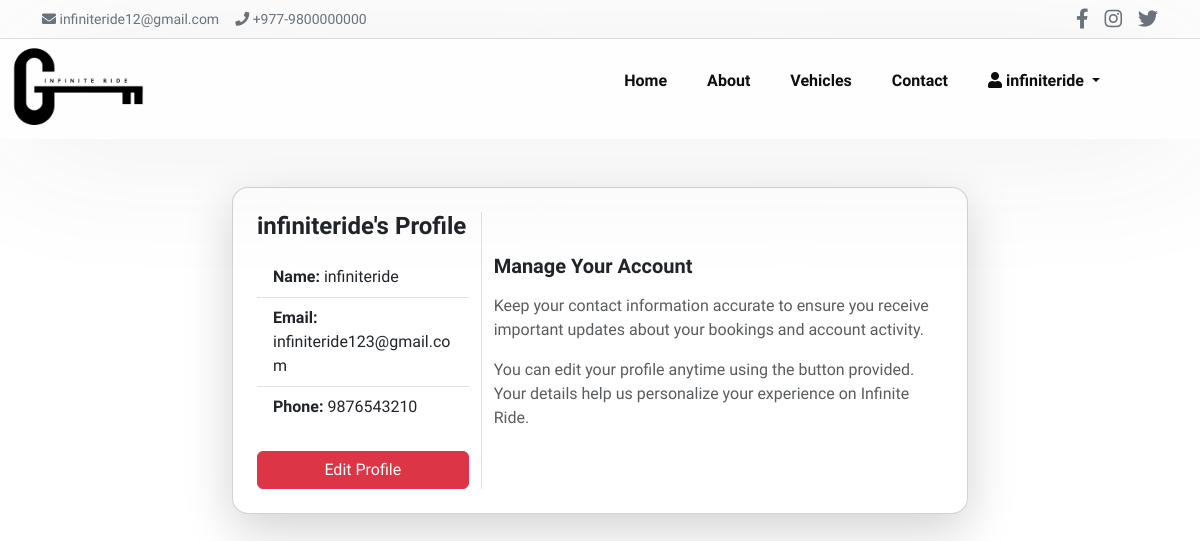
The app's page /profile/ (signed in) with its own data.
### InfiniteRide/models.py (models this page shows, shortened)
class CustomUser(AbstractUser):
    phone = models.CharField(max_length=15, unique=True)
    name = models.CharField(max_length=150, blank=True, null=True)
    email = models.EmailField(unique=True)
    username = models.CharField(max_length=150, blank=True, null=True, unique=False)
    USERNAME_FIELD = 'email'
    REQUIRED_FIELDS = [ 'username', 'phone']

### InfiniteRide/views.py (the view)
# urls.py: path('profile/', views.profile, name='profile'),
@login_required
def profile(request):
    return render(request, 'profile.html',
                  {'user': request.user})

### templates/profile.html (shortened to what this page needs)
{% extends 'base.html' %}
{% block body %}
<div class="container mt-5 mb-5">
  <div class="row justify-content-center">
    <div class="col-lg-8">
      <div class="card shadow-lg rounded-4 p-4">
        <div class="row g-4">
          <div class="col-md-4 border-end">
            <h4 class="fw-bold mb-3">{{ user.username }}'s Profile</h4>
            <ul class="list-group list-group-flush">
              <li class="list-group-item"><strong>Name:</strong> {{ user.username }}</li>
              <li class="list-group-item"><strong>Email:</strong> {{ user.email }}</li>
              <li class="list-group-item"><strong>Phone:</strong> {{ user.phone }}</li>
            </ul>
            <div class="d-grid mt-4">
              <a href="{% url 'edit_profile' %}" class="btn btn-danger">Edit Profile</a>
            </div>
          </div>
          <div class="col-md-8 d-flex flex-column justify-content-center">
            <h5 class="fw-semibold">Manage Your Account</h5>
            <p class="mt-2 text-muted">
              Keep your contact information accurate to ensure you receive important updates about your bookings and account activity.
            </p>
            <p class="text-muted">
              You can edit your profile anytime using the button provided. Your details help us personalize your experience on Infinite Ride.
            </p>
          </div>
        </div>
      </div>
    </div>
  </div>
</div>
{% endblock %}

### templates/base.html (shortened to what this page needs)
<!DOCTYPE html>
<html lang="en">
<head>
    {% load static %}
    <link rel="stylesheet" href=" {% static 'style.css' %}">
    <link rel="stylesheet" href="https://cdnjs.cloudflare.com/ajax/libs/font-awesome/5.15.4/css/all.min.css">
    <link href="{% static 'bootstrap-5.3.3-dist/css/bootstrap.min.css' %}" rel="stylesheet">
</head>
<body>
<section id="topbar" class=" border-bottom py-1" >
  <div class="container d-flex justify-content-between align-items-center">
    <div class="d-flex gap-3 align-items-center small text-secondary">
      <div> <a href="mailto:infiniteride12@gmail.com" class="text-secondary text-decoration-none">infiniteride12@gmail.com</a></div>
      <div><i class="fas fa-phone"></i> <a href="tel:+9779800000000" class="text-secondary text-decoration-none">+977-9800000000</a></div>
    </div>
    <div class="d-flex gap-3">
      <a href="https://facebook.com" target="_blank" class="text-secondary fs-5"><i class="fab fa-facebook-f"></i></a>
      <a href="https://instagram.com" target="_blank" class="text-secondary fs-5"><i class="fab fa-instagram"></i></a>
      <a href="https://twitter.com" target="_blank" class="text-secondary fs-5"><i class="fab fa-twitter"></i></a>
    </div>
  </div>
</section>
    <section id="header">
        <a hred="#"><img src="{% static 'img/logo1.png' %}" class="logo" alt="logo"></a>
        <div>
             <ul id="navbar">
                <li><a  href="{% url 'home' %}">Home</a></li>
                <li><a href="{% url 'about' %}">About</a></li>
                <li><a href="{% url 'vehicle_list'%}">Vehicles</a></li>
                <li><a  href="{% url 'contact'%}">Contact</a></li>
                {% if user.is_authenticated %}
            <li class="nav-item dropdown" >
            <a class="nav-link dropdown-toggle" href="#" id="userDropdown" role="button"
            data-bs-toggle="dropdown" aria-expanded="false">
            <i class="fas fa-user"></i>  {{ user.username }}
             </a>
            </li>
            {% else %}
                <li><a href="{% url 'login' %}">Login</a></li>
            {% endif %}
            </ul>
        </div>
    </section>
    {% block body %} {% endblock body %}
</body>
</html>

### static/style.css (style rules this page uses)
* { margin: 0; padding: 0; box-sizing: border-box; font-family: "spartan", sans-serif; }
h4 { font-size: 20px; color: #222; }
p { font-size: 16px; color: #000000; margin: 15px 0 20px 0; }
body { width: 100%; }
#header { height: 100px; display: flex; align-items: center; justify-content: space-between; padding: 20px 80px; background: #fefefe; box-shadow: 0 5px 150px #3a353517; z-index: 999; position: sticky; top: 0; left: 0; }
#header { transition: background-color 0.3s ease, box-shadow 0.3s ease, transform 0.3s ease; }
#header .logo { margin-bottom: 20px; width: 30%; height: 80px; margin-top: 12px; background-size: contain; background-repeat: no-repeat; background-position: center; filter: grayscale(1) contrast(10) brightness(0); }
#header .logo { height: 200px; width: auto; margin-left: -100px; }
#navbar { display: flex; align-items: center; justify-content: center; }
#navbar li { list-style: none; padding: 0 20px; position: relative; }
#navbar li a { text-decoration: none; font-size: 16px; font-weight: 600; color: #0f0e0f; transition: 0.3s ease; }
.dropdown { position: relative; display: inline-block; }

### records on screen
CustomUser: username "infiniteride", email "infiniteride123@gmail.com", phone "9876543210"
